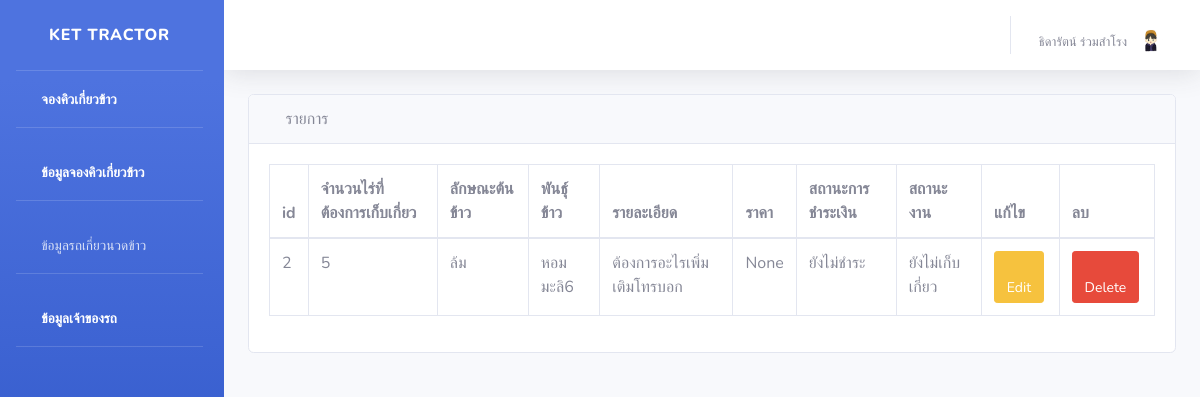
The app's page /ownerShowaddWork (signed in), older data.
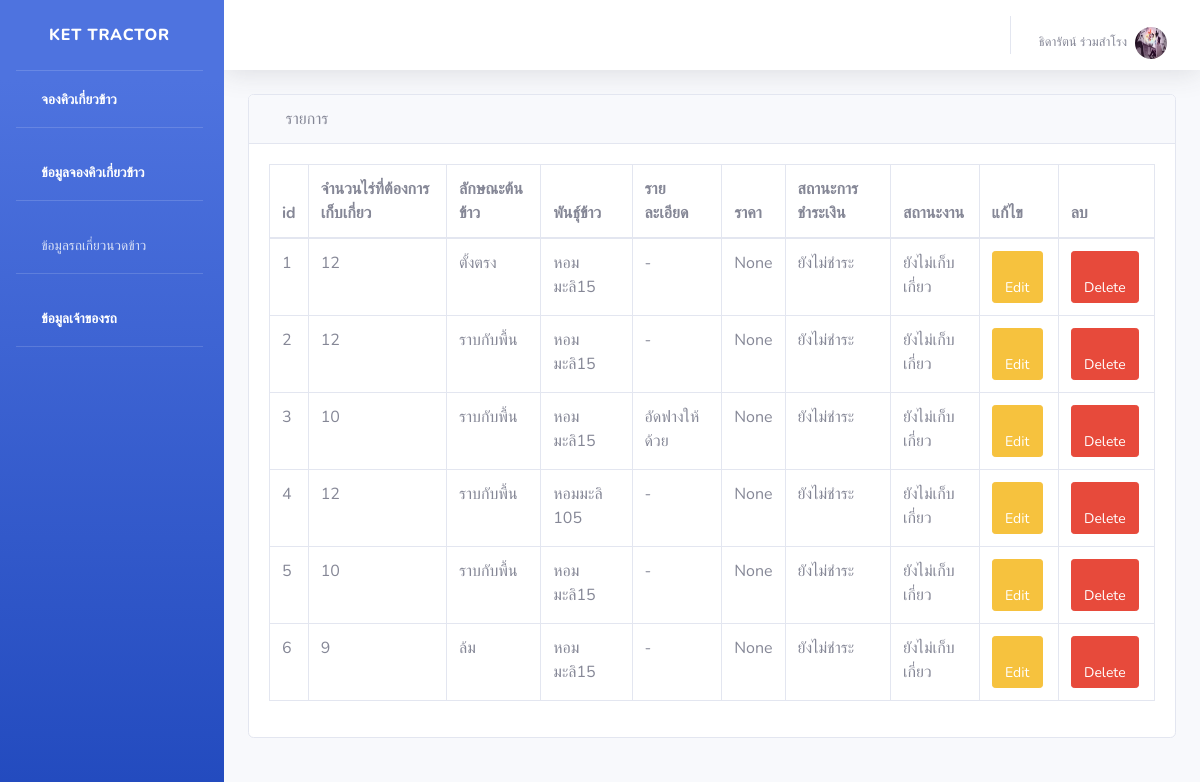
The same page, newer data.
### api/models.py (models this page shows, shortened)
class Farmer(AbstractUser):
    id = models.AutoField(primary_key=True)
    farmer_name = models.CharField(max_length=1000, verbose_name = 'ชื่อ-สกุล')
    image = models.ImageField(upload_to='images/farmer',verbose_name = 'รูปโปรไฟล์')
    address = models.CharField(max_length=1000, verbose_name = 'ที่อยู่')
    phone = models.CharField(max_length=1000, verbose_name = 'เบอร์โทรศัพท์')
    email = models.CharField(max_length=1000)
    password = models.CharField(max_length=1000)
    class Meta:
        verbose_name = 'เกษตรกร'

class Work(models.Model):
    farmer_name = models.ForeignKey(Farmer, on_delete=models.CASCADE, null=True,  verbose_name='เกษตรกร')
    lat = models.CharField(max_length=1000, verbose_name='ละติจูด')
    lng = models.CharField(max_length=1000, verbose_name='ลองติจูด')
    area = models.CharField(max_length=1000, verbose_name='พื้นที่ (ไร่)')
    rice_type = models.ForeignKey(Rice_type, on_delete=models.CASCADE, null=True, default=1, verbose_name='ลักษณะข้าวที่จะให้เกี่ยว')
    rice = models.CharField(max_length=1000, null=True, verbose_name='พันธุ์ข้าว')
    start_time = models.DateTimeField(blank=True, null=True)
    workDetail = models.TextField(max_length=1000, null=True,  verbose_name='รายละเอียด')
    price = models.CharField(max_length=1000, null=True, verbose_name='จำนวนเงิน (บาท)')
    money_status = models.ForeignKey(Money_status, on_delete=models.CASCADE, default=1,null=True, verbose_name='สถานะการชำระเงิน') # ให้นิยามเพิ่มเติม
    work_status = models.ForeignKey(Work_status, on_delete=models.CASCADE, default=1,null=True, verbose_name='สถานะงาน') # รับ ไม่รับ จ่าย
    class Meta:
        verbose_name = 'งานที่ต้องเก็บเกี่ยว'

class Rice_type(models.Model):
    id = models.AutoField(primary_key=True)
    rice_type = models.CharField(max_length=100)
    def __str__(self):
         return f'{self.rice_type}'
    class Meta:
        verbose_name = 'ลักษณะข้าวที่จะให้เกี่ยว'

class Money_status(models.Model):
    id = models.AutoField(primary_key=True)
    money_status = models.CharField(max_length=100, verbose_name = 'สถานะการชำระเงิน')
    def __str__(self):
         return f'{self.money_status}'
    class Meta:
        verbose_name = 'สถานะการชำระเงิน'

class Work_status (models.Model):
    id = models.AutoField(primary_key=True)
    work_status  = models.CharField(max_length=100, verbose_name="สถานะงาน")
    def __str__(self):
         return f'{self.work_status}'
    class Meta:
        verbose_name = 'สถานะงาน'

### api/views.py (the view)
# urls.py: path('ownerShowaddWork',views.ownerShowaddWork),
def ownerShowaddWork(req):
    ownerShowaddWork = Work.objects.all()
    return render(req, 'api/ownerShowaddWork.html', {
        'ownerShowaddWork': ownerShowaddWork,
    })

### api/templates/api/ownerShowaddWork.html (shortened to what this page needs)
{% extends 'api/base.html' %}
{% block content %}
<div id="content-wrapper">
  <div class="container-fluid">
      <div class="card mb-3">
          <div class="card-header">
              <i class="fas fa-table"></i>
              รายการ
          </div>
          <div class="card-body">
               <div class="table-responsive">
                  <table class="table table-bordered" id="dataTable" width="100%" cellspacing="0" align="center">
                      <thead>
                      <tr>
                        <th>id</th>
                          <th>จำนวนไร่ที่ต้องการเก็บเกี่ยว</th>
                          <th>ลักษณะต้นข้าว</th>
                          <th>พันธุ์ข้าว</th>
                          <th>รายละเอียด</th>
                          <th>ราคา</th>
                          <th>สถานะการชำระเงิน</th>
                          <th>สถานะงาน</th>
                          <th>แก้ไข</th>
                          <th>ลบ</th>
                      </tr>
                      </thead>
                      <tbody>
                      {% for ownerShowaddWork in ownerShowaddWork %}
                          <tr>
                            <td>{{ ownerShowaddWork.id }}</td>
                              <td>{{ ownerShowaddWork.area }}</td>
                              <td>{{ ownerShowaddWork.rice_type }}</td>
                              <td>{{ ownerShowaddWork.rice }}</td>
                              <td>{{ ownerShowaddWork.workDetail }}</td>
                              <td>{{ ownerShowaddWork.price }}</td>
                              <td>{{ ownerShowaddWork.money_status }}</td>
                              <td>{{ ownerShowaddWork.work_status }}</td>
                              <td>
                                  <a class="btn btn-sm btn-warning" href="/editShowaddWork/{{ownerShowaddWork.id}}"> <span class="fa fa-edit"></span> Edit</a>
                              </td>
                              <td><a class="btn btn-sm btn-danger" href="/deleteShowaddWork/{{ownerShowaddWork.id}}" onclick="return confirm('ยืนยันการลบ ?')"><span class="fa fa-trash"></span> Delete</a></td>
                          </tr>
                      {% endfor %}
                      </tbody>
                    </table>
                </div>
                </div>
                </div>
                </div>
                {% endblock %}

### api/templates/api/base.html (shortened to what this page needs)
<!DOCTYPE html>
{% load static %}
<html lang="en">
<head>
    <link rel="stylesheet" type="text/css" href="{% static 'api/css/styles.css' %}">
    <link href="{% static 'api/vendor/fontawesome-free/css/all.min.css'%}" rel="stylesheet" type="text/css">
    <link href="{% static 'api/css/sb-admin-2.min.css'%}" rel="stylesheet">
</head>
<body id="page-top">
    <div id="wrapper">
        <ul class="navbar-nav bg-gradient-primary sidebar sidebar-dark accordion" id="accordionSidebar">
            <a class="sidebar-brand d-flex align-items-center justify-content-center" href="/index">
                <div class="sidebar-brand-text mx-3">Ket Tractor</div>
            </a>
            <hr class="sidebar-divider my-0">
            {% if user.is_authenticated %}
            <li class="nav-item active">
                <a class="nav-link" href="/addWork">
                    <i class="fas fa-fw fa-tachometer-alt"></i>
                    <span>จองคิวเกี่ยวข้าว</span></a>
            </li>
             <hr class="sidebar-divider">
             <li class="nav-item active">
                <a class="nav-link" href="/showWork">
                    <i class="fas fa-fw fa-tachometer-alt"></i>
                    <span>ข้อมูลจองคิวเกี่ยวข้าว</span></a>
            </li>
            {% endif %}
           <hr class="sidebar-divider">
             <li class="nav-item">
                <a class="nav-link collapsed" href="#" data-toggle="collapse" data-target="#collapseTwo"
                    aria-expanded="true" aria-controls="collapseTwo">
                    <i class="fas fa-fw fa-cog"></i>
                    <span>ข้อมูลรถเกี่ยวนวดข้าว</span>
                </a>
             <div id="collapseTwo" class="collapse" aria-labelledby="headingTwo" data-parent="#accordionSidebar">
                    <div class="bg-white py-2 collapse-inner rounded">
             <li class="nav-item active">
             <hr class="sidebar-divider">
                <a class="nav-link" href="/profileAdmin">
                    <i class="fas fa-fw fa-tachometer-alt"></i>
                    <span>ข้อมูลเจ้าของรถ</span></a>
            </li>
            <hr class="sidebar-divider">
        </ul>
        <div id="content-wrapper" class="d-flex flex-column">
            <div id="content">
                <nav class="navbar navbar-expand navbar-light bg-white topbar mb-4 static-top shadow">
                    <ul class="navbar-nav ml-auto">
                        <li class="nav-item dropdown no-arrow">
                     {% if user.is_authenticated %}
                <a href="#" class="nav-link dropdown-toggle" data-toggle="dropdown" role="button" aria-haspopup="true"
                aria-expanded="false">
               <span class="mr-2 d-none d-lg-inline text-gray-600 small">{{user.farmer_name}}  </span>
                <img class="img-profile rounded-circle"
                src="{{user.image.url}} " >
            </a>
                        </li>
                    </ul>
                     {% else %}
                  <li class="nav-item"><a class="nav-link" href="/login">เข้าสู่ระบบ</a></li>
                  <li class="nav-item"><a class="nav-link" href="/register">สมัครสมาชิก</a></li>
                </ul>
			   	</li>
                   {% endif %}
                </nav>
                {% block content %}
                {% endblock %}
        </div>
    </div>
</body>
</html>

Row changes from the older to the newer data that the page shows:
changed Farmer "ธิดารัตน์ ร่วมสำโรง": image: a different picture
added Work: id "1", area "12", rice_type "ตั้งตรง", rice "หอมมะลิ15", workDetail "-", price "None", money_status "ยังไม่ชำระ", work_status "ยังไม่เก็บเกี่ยว"
changed Work id 2: area "5" → "12"; rice_type "ล้ม" → "ราบกับพื้น"; rice "หอมมะลิ6" → "หอมมะลิ15"; workDetail "ต้องการอะไรเพิ่มเติมโทรบอก" → "-"
added Work: id "3", area "10", rice_type "ราบกับพื้น", rice "หอมมะลิ15", workDetail "อัดฟางให้ด้วย", price "None", money_status "ยังไม่ชำระ", work_status "ยังไม่เก็บเกี่ยว"
added Work: id "4", area "12", rice_type "ราบกับพื้น", rice "หอมมะลิ 105", workDetail "-", price "None", money_status "ยังไม่ชำระ", work_status "ยังไม่เก็บเกี่ยว"
added Work: id "5", area "10", rice_type "ราบกับพื้น", rice "หอมมะลิ15", workDetail "-", price "None", money_status "ยังไม่ชำระ", work_status "ยังไม่เก็บเกี่ยว"
added Work: id "6", area "9", rice_type "ล้ม", rice "หอมมะลิ15", workDetail "-", price "None", money_status "ยังไม่ชำระ", work_status "ยังไม่เก็บเกี่ยว"
